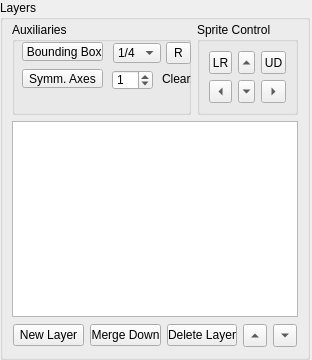
<?xml version="1.0" encoding="UTF-8"?>
<ui version="4.0">
 <class>Form</class>
 <widget class="QWidget" name="Form">
  <property name="geometry">
   <rect>
    <x>0</x>
    <y>0</y>
    <width>312</width>
    <height>360</height>
   </rect>
  </property>
  <property name="sizePolicy">
   <sizepolicy hsizetype="Minimum" vsizetype="Minimum">
    <horstretch>0</horstretch>
    <verstretch>0</verstretch>
   </sizepolicy>
  </property>
  <property name="minimumSize">
   <size>
    <width>312</width>
    <height>200</height>
   </size>
  </property>
  <property name="maximumSize">
   <size>
    <width>312</width>
    <height>500</height>
   </size>
  </property>
  <property name="windowTitle">
   <string>Form</string>
  </property>
  <layout class="QVBoxLayout" name="verticalLayout" stretch="0">
   <property name="spacing">
    <number>1</number>
   </property>
   <property name="leftMargin">
    <number>0</number>
   </property>
   <property name="topMargin">
    <number>0</number>
   </property>
   <property name="rightMargin">
    <number>0</number>
   </property>
   <property name="bottomMargin">
    <number>0</number>
   </property>
   <item>
    <widget class="QGroupBox" name="groupBox_tools">
     <property name="sizePolicy">
      <sizepolicy hsizetype="Minimum" vsizetype="Minimum">
       <horstretch>0</horstretch>
       <verstretch>0</verstretch>
      </sizepolicy>
     </property>
     <property name="minimumSize">
      <size>
       <width>310</width>
       <height>0</height>
      </size>
     </property>
     <property name="maximumSize">
      <size>
       <width>310</width>
       <height>16777215</height>
      </size>
     </property>
     <property name="title">
      <string>Layers</string>
     </property>
     <layout class="QVBoxLayout" name="verticalLayout_2">
      <property name="topMargin">
       <number>2</number>
      </property>
      <item>
       <widget class="QWidget" name="widget_2" native="true">
        <property name="minimumSize">
         <size>
          <width>0</width>
          <height>83</height>
         </size>
        </property>
        <layout class="QHBoxLayout" name="horizontalLayout_3" stretch="2,2">
         <property name="leftMargin">
          <number>0</number>
         </property>
         <property name="topMargin">
          <number>0</number>
         </property>
         <property name="rightMargin">
          <number>0</number>
         </property>
         <property name="bottomMargin">
          <number>0</number>
         </property>
         <item>
          <widget class="QGroupBox" name="groupBox_auxiliaries">
           <property name="sizePolicy">
            <sizepolicy hsizetype="Preferred" vsizetype="Preferred">
             <horstretch>0</horstretch>
             <verstretch>0</verstretch>
            </sizepolicy>
           </property>
           <property name="minimumSize">
            <size>
             <width>100</width>
             <height>0</height>
            </size>
           </property>
           <property name="title">
            <string>Auxiliaries</string>
           </property>
           <widget class="QSpinBox" name="spin_box_clearance">
            <property name="geometry">
             <rect>
              <x>100</x>
              <y>48</y>
              <width>41</width>
              <height>20</height>
             </rect>
            </property>
            <property name="toolTip">
             <string notr="true">Object height</string>
            </property>
            <property name="maximum">
             <number>31</number>
            </property>
            <property name="value">
             <number>1</number>
            </property>
           </widget>
           <widget class="QComboBox" name="combo_box_shape">
            <property name="geometry">
             <rect>
              <x>101</x>
              <y>21</y>
              <width>48</width>
              <height>20</height>
             </rect>
            </property>
            <property name="autoFillBackground">
             <bool>false</bool>
            </property>
            <property name="styleSheet">
             <string notr="true"/>
            </property>
            <item>
             <property name="text">
              <string>1/4</string>
             </property>
            </item>
            <item>
             <property name="text">
              <string>1/2</string>
             </property>
            </item>
            <item>
             <property name="text">
              <string>3/4</string>
             </property>
            </item>
            <item>
             <property name="text">
              <string>4/4</string>
             </property>
            </item>
            <item>
             <property name="text">
              <string>4/4D</string>
             </property>
            </item>
            <item>
             <property name="text">
              <string>1/4D</string>
             </property>
            </item>
           </widget>
           <widget class="QToolButton" name="toolButton_boundingBox">
            <property name="geometry">
             <rect>
              <x>10</x>
              <y>20</y>
              <width>81</width>
              <height>19</height>
             </rect>
            </property>
            <property name="toolTip">
             <string>Activate a bounding box in the sprite view. The sprite should not go out of the box to avoid glitching/clipping.</string>
            </property>
            <property name="text">
             <string> Bounding Box</string>
            </property>
            <property name="checkable">
             <bool>true</bool>
            </property>
            <property name="checked">
             <bool>false</bool>
            </property>
           </widget>
           <widget class="QToolButton" name="toolButton_symmAxes">
            <property name="enabled">
             <bool>true</bool>
            </property>
            <property name="geometry">
             <rect>
              <x>10</x>
              <y>47</y>
              <width>81</width>
              <height>19</height>
             </rect>
            </property>
            <property name="toolTip">
             <string>&lt;html&gt;&lt;head/&gt;&lt;body&gt;&lt;p&gt;Activate symmetry axes in the sprite view. Optimally, the object should have a mirror symmetry along the shown axis to accomodate for proper mirroring features in the game.&lt;/p&gt;&lt;/body&gt;&lt;/html&gt;</string>
            </property>
            <property name="text">
             <string>Symm. Axes</string>
            </property>
            <property name="checkable">
             <bool>true</bool>
            </property>
           </widget>
           <widget class="QLabel" name="label_clearance">
            <property name="enabled">
             <bool>true</bool>
            </property>
            <property name="geometry">
             <rect>
              <x>150</x>
              <y>50</y>
              <width>47</width>
              <height>13</height>
             </rect>
            </property>
            <property name="text">
             <string>Clear.</string>
            </property>
           </widget>
           <widget class="QToolButton" name="toolButton_rotate">
            <property name="geometry">
             <rect>
              <x>154</x>
              <y>20</y>
              <width>25</width>
              <height>22</height>
             </rect>
            </property>
            <property name="sizePolicy">
             <sizepolicy hsizetype="Minimum" vsizetype="Minimum">
              <horstretch>0</horstretch>
              <verstretch>0</verstretch>
             </sizepolicy>
            </property>
            <property name="minimumSize">
             <size>
              <width>16</width>
              <height>16</height>
             </size>
            </property>
            <property name="toolTip">
             <string>Mirror Horizontally</string>
            </property>
            <property name="layoutDirection">
             <enum>Qt::LeftToRight</enum>
            </property>
            <property name="text">
             <string>R</string>
            </property>
            <property name="arrowType">
             <enum>Qt::NoArrow</enum>
            </property>
           </widget>
          </widget>
         </item>
         <item>
          <widget class="QGroupBox" name="groupBox_imageControl">
           <property name="maximumSize">
            <size>
             <width>101</width>
             <height>100</height>
            </size>
           </property>
           <property name="title">
            <string>Sprite Control</string>
           </property>
           <layout class="QGridLayout" name="gridLayout">
            <item row="1" column="0">
             <widget class="QToolButton" name="toolButton_left">
              <property name="sizePolicy">
               <sizepolicy hsizetype="Minimum" vsizetype="Minimum">
                <horstretch>0</horstretch>
                <verstretch>0</verstretch>
               </sizepolicy>
              </property>
              <property name="minimumSize">
               <size>
                <width>16</width>
                <height>16</height>
               </size>
              </property>
              <property name="text">
               <string>...</string>
              </property>
              <property name="autoRepeat">
               <bool>true</bool>
              </property>
              <property name="arrowType">
               <enum>Qt::LeftArrow</enum>
              </property>
             </widget>
            </item>
            <item row="1" column="1">
             <widget class="QToolButton" name="toolButton_down">
              <property name="sizePolicy">
               <sizepolicy hsizetype="Minimum" vsizetype="Minimum">
                <horstretch>0</horstretch>
                <verstretch>0</verstretch>
               </sizepolicy>
              </property>
              <property name="minimumSize">
               <size>
                <width>16</width>
                <height>16</height>
               </size>
              </property>
              <property name="text">
               <string>...</string>
              </property>
              <property name="autoRepeat">
               <bool>true</bool>
              </property>
              <property name="arrowType">
               <enum>Qt::DownArrow</enum>
              </property>
             </widget>
            </item>
            <item row="0" column="1">
             <widget class="QToolButton" name="toolButton_up">
              <property name="sizePolicy">
               <sizepolicy hsizetype="Minimum" vsizetype="Minimum">
                <horstretch>0</horstretch>
                <verstretch>0</verstretch>
               </sizepolicy>
              </property>
              <property name="minimumSize">
               <size>
                <width>16</width>
                <height>16</height>
               </size>
              </property>
              <property name="text">
               <string>...</string>
              </property>
              <property name="autoRepeat">
               <bool>true</bool>
              </property>
              <property name="arrowType">
               <enum>Qt::UpArrow</enum>
              </property>
             </widget>
            </item>
            <item row="0" column="0">
             <widget class="QToolButton" name="toolButton_leftright">
              <property name="sizePolicy">
               <sizepolicy hsizetype="Minimum" vsizetype="Minimum">
                <horstretch>0</horstretch>
                <verstretch>0</verstretch>
               </sizepolicy>
              </property>
              <property name="minimumSize">
               <size>
                <width>16</width>
                <height>16</height>
               </size>
              </property>
              <property name="toolTip">
               <string>Mirror Vertically</string>
              </property>
              <property name="text">
               <string>LR</string>
              </property>
              <property name="popupMode">
               <enum>QToolButton::DelayedPopup</enum>
              </property>
              <property name="arrowType">
               <enum>Qt::NoArrow</enum>
              </property>
             </widget>
            </item>
            <item row="0" column="2">
             <widget class="QToolButton" name="toolButton_updown">
              <property name="sizePolicy">
               <sizepolicy hsizetype="Minimum" vsizetype="Minimum">
                <horstretch>0</horstretch>
                <verstretch>0</verstretch>
               </sizepolicy>
              </property>
              <property name="minimumSize">
               <size>
                <width>16</width>
                <height>16</height>
               </size>
              </property>
              <property name="toolTip">
               <string>Mirror Horizontally</string>
              </property>
              <property name="layoutDirection">
               <enum>Qt::LeftToRight</enum>
              </property>
              <property name="text">
               <string>UD</string>
              </property>
              <property name="arrowType">
               <enum>Qt::NoArrow</enum>
              </property>
             </widget>
            </item>
            <item row="1" column="2">
             <widget class="QToolButton" name="toolButton_right">
              <property name="sizePolicy">
               <sizepolicy hsizetype="Minimum" vsizetype="Minimum">
                <horstretch>0</horstretch>
                <verstretch>0</verstretch>
               </sizepolicy>
              </property>
              <property name="minimumSize">
               <size>
                <width>16</width>
                <height>16</height>
               </size>
              </property>
              <property name="text">
               <string>...</string>
              </property>
              <property name="autoRepeat">
               <bool>true</bool>
              </property>
              <property name="arrowType">
               <enum>Qt::RightArrow</enum>
              </property>
             </widget>
            </item>
           </layout>
          </widget>
         </item>
        </layout>
       </widget>
      </item>
      <item>
       <widget class="SpriteLayerListView" name="layers_list">
        <property name="acceptDrops">
         <bool>false</bool>
        </property>
        <property name="styleSheet">
         <string notr="true"> QListView::item:selected:active{
                                     background: lightblue;
									font: black;
                                }
 QListView::item:selected:!active{
                                     background: lightblue;
                                }

                               </string>
        </property>
        <property name="dragEnabled">
         <bool>false</bool>
        </property>
        <property name="dragDropMode">
         <enum>QAbstractItemView::InternalMove</enum>
        </property>
        <property name="defaultDropAction">
         <enum>Qt::MoveAction</enum>
        </property>
       </widget>
      </item>
      <item>
       <widget class="QWidget" name="widget" native="true">
        <layout class="QHBoxLayout" name="horizontalLayout">
         <property name="leftMargin">
          <number>1</number>
         </property>
         <property name="topMargin">
          <number>1</number>
         </property>
         <property name="rightMargin">
          <number>1</number>
         </property>
         <property name="bottomMargin">
          <number>1</number>
         </property>
         <item>
          <widget class="QPushButton" name="button_new">
           <property name="text">
            <string>New Layer</string>
           </property>
          </widget>
         </item>
         <item>
          <widget class="QPushButton" name="button_merge">
           <property name="text">
            <string>Merge Down</string>
           </property>
          </widget>
         </item>
         <item>
          <widget class="QPushButton" name="button_delete">
           <property name="text">
            <string>Delete Layer</string>
           </property>
          </widget>
         </item>
         <item>
          <widget class="QToolButton" name="button_up">
           <property name="text">
            <string/>
           </property>
           <property name="arrowType">
            <enum>Qt::UpArrow</enum>
           </property>
          </widget>
         </item>
         <item>
          <widget class="QToolButton" name="button_down">
           <property name="text">
            <string/>
           </property>
           <property name="arrowType">
            <enum>Qt::DownArrow</enum>
           </property>
          </widget>
         </item>
        </layout>
       </widget>
      </item>
     </layout>
    </widget>
   </item>
  </layout>
 </widget>
 <customwidgets>
  <customwidget>
   <class>SpriteLayerListView</class>
   <extends>QListView</extends>
   <header>widgets</header>
  </customwidget>
 </customwidgets>
 <resources/>
 <connections/>
</ui>
